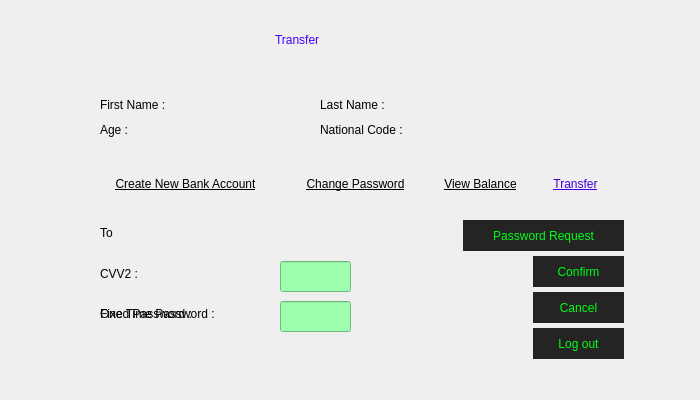
<?xml version="1.0" encoding="UTF-8"?>
<ui version="4.0">
 <class>ConfirmTransfer</class>
 <widget class="QWidget" name="ConfirmTransfer">
  <property name="geometry">
   <rect>
    <x>0</x>
    <y>0</y>
    <width>700</width>
    <height>400</height>
   </rect>
  </property>
  <property name="windowTitle">
   <string>Form</string>
  </property>
  <property name="styleSheet">
   <string notr="true">QPushButton {
    background-color: transparent;
    border: none;
}</string>
  </property>
  <widget class="QLabel" name="background">
   <property name="geometry">
    <rect>
     <x>0</x>
     <y>0</y>
     <width>700</width>
     <height>400</height>
    </rect>
   </property>
   <property name="text">
    <string/>
   </property>
   <property name="pixmap">
    <pixmap resource="Panel.qrc">:/images/panel2.png</pixmap>
   </property>
  </widget>
  <widget class="QLabel" name="toL">
   <property name="geometry">
    <rect>
     <x>100</x>
     <y>223</y>
     <width>31</width>
     <height>20</height>
    </rect>
   </property>
   <property name="styleSheet">
    <string notr="true">color: black;
font: 12pt &quot;Tw Cen MT&quot;;
</string>
   </property>
   <property name="text">
    <string>To</string>
   </property>
  </widget>
  <widget class="QPushButton" name="createNewBankAccountPB">
   <property name="geometry">
    <rect>
     <x>90</x>
     <y>169</y>
     <width>191</width>
     <height>29</height>
    </rect>
   </property>
   <property name="cursor">
    <cursorShape>PointingHandCursor</cursorShape>
   </property>
   <property name="styleSheet">
    <string notr="true">text-decoration: underline;
font: 10pt &quot;MRT_Sozar&quot;;
color: rgb(0, 0, 0);</string>
   </property>
   <property name="text">
    <string>Create New Bank Account</string>
   </property>
  </widget>
  <widget class="QLabel" name="lastNameST_2">
   <property name="geometry">
    <rect>
     <x>240</x>
     <y>223</y>
     <width>161</width>
     <height>20</height>
    </rect>
   </property>
   <property name="styleSheet">
    <string notr="true">color: rgb(67, 67, 67);</string>
   </property>
   <property name="text">
    <string/>
   </property>
  </widget>
  <widget class="QLabel" name="ageST">
   <property name="geometry">
    <rect>
     <x>150</x>
     <y>120</y>
     <width>51</width>
     <height>20</height>
    </rect>
   </property>
   <property name="styleSheet">
    <string notr="true">color: rgb(67, 67, 67);</string>
   </property>
   <property name="text">
    <string/>
   </property>
  </widget>
  <widget class="QPushButton" name="logoutPB">
   <property name="geometry">
    <rect>
     <x>533</x>
     <y>328</y>
     <width>91</width>
     <height>31</height>
    </rect>
   </property>
   <property name="cursor">
    <cursorShape>PointingHandCursor</cursorShape>
   </property>
   <property name="styleSheet">
    <string notr="true">color: rgb(0, 255, 21);
background-color: rgb(36, 36, 36);
font: 9pt &quot;MRT_Sozar&quot;;</string>
   </property>
   <property name="text">
    <string>Log out</string>
   </property>
   <property name="autoDefault">
    <bool>false</bool>
   </property>
   <property name="default">
    <bool>true</bool>
   </property>
   <property name="flat">
    <bool>false</bool>
   </property>
  </widget>
  <widget class="QLabel" name="lastNameL">
   <property name="geometry">
    <rect>
     <x>320</x>
     <y>79</y>
     <width>101</width>
     <height>51</height>
    </rect>
   </property>
   <property name="styleSheet">
    <string notr="true">color: black;
font: 12pt &quot;Tw Cen MT&quot;;
</string>
   </property>
   <property name="text">
    <string>Last Name :</string>
   </property>
  </widget>
  <widget class="QPushButton" name="confirmPB">
   <property name="geometry">
    <rect>
     <x>533</x>
     <y>256</y>
     <width>91</width>
     <height>31</height>
    </rect>
   </property>
   <property name="cursor">
    <cursorShape>PointingHandCursor</cursorShape>
   </property>
   <property name="styleSheet">
    <string notr="true">color: rgb(0, 255, 21);
background-color: rgb(36, 36, 36);
font: 9pt &quot;MRT_Sozar&quot;;</string>
   </property>
   <property name="text">
    <string>Confirm</string>
   </property>
   <property name="autoDefault">
    <bool>false</bool>
   </property>
   <property name="default">
    <bool>true</bool>
   </property>
   <property name="flat">
    <bool>false</bool>
   </property>
  </widget>
  <widget class="QPushButton" name="viewBalancePB">
   <property name="geometry">
    <rect>
     <x>430</x>
     <y>169</y>
     <width>101</width>
     <height>29</height>
    </rect>
   </property>
   <property name="cursor">
    <cursorShape>PointingHandCursor</cursorShape>
   </property>
   <property name="styleSheet">
    <string notr="true">text-decoration: underline;
color: rgb(0, 0, 0);
font: 10pt &quot;MRT_Sozar&quot;;
</string>
   </property>
   <property name="text">
    <string>View Balance</string>
   </property>
  </widget>
  <widget class="QLabel" name="firstNameST_2">
   <property name="geometry">
    <rect>
     <x>140</x>
     <y>223</y>
     <width>91</width>
     <height>20</height>
    </rect>
   </property>
   <property name="styleSheet">
    <string notr="true">color: rgb(67, 67, 67);</string>
   </property>
   <property name="text">
    <string/>
   </property>
  </widget>
  <widget class="QLabel" name="firstNameL">
   <property name="geometry">
    <rect>
     <x>100</x>
     <y>79</y>
     <width>101</width>
     <height>51</height>
    </rect>
   </property>
   <property name="styleSheet">
    <string notr="true">color: black;
font: 12pt &quot;Tw Cen MT&quot;;
</string>
   </property>
   <property name="text">
    <string>First Name :</string>
   </property>
  </widget>
  <widget class="QPushButton" name="changePasswordPB">
   <property name="geometry">
    <rect>
     <x>290</x>
     <y>169</y>
     <width>131</width>
     <height>29</height>
    </rect>
   </property>
   <property name="cursor">
    <cursorShape>PointingHandCursor</cursorShape>
   </property>
   <property name="styleSheet">
    <string notr="true">text-decoration: underline;
color: rgb(0, 0, 0);
font: 10pt &quot;MRT_Sozar&quot;;
</string>
   </property>
   <property name="text">
    <string>Change Password</string>
   </property>
  </widget>
  <widget class="QLabel" name="firstNameST">
   <property name="geometry">
    <rect>
     <x>210</x>
     <y>95</y>
     <width>91</width>
     <height>20</height>
    </rect>
   </property>
   <property name="styleSheet">
    <string notr="true">color: rgb(67, 67, 67);</string>
   </property>
   <property name="text">
    <string/>
   </property>
  </widget>
  <widget class="QLabel" name="ageL">
   <property name="geometry">
    <rect>
     <x>100</x>
     <y>114</y>
     <width>41</width>
     <height>31</height>
    </rect>
   </property>
   <property name="styleSheet">
    <string notr="true">color: black;
font: 10pt &quot;Tw Cen MT&quot;;
</string>
   </property>
   <property name="text">
    <string>Age :</string>
   </property>
  </widget>
  <widget class="QLabel" name="nationalCodeST">
   <property name="geometry">
    <rect>
     <x>440</x>
     <y>120</y>
     <width>161</width>
     <height>20</height>
    </rect>
   </property>
   <property name="styleSheet">
    <string notr="true">color: rgb(67, 67, 67);</string>
   </property>
   <property name="text">
    <string/>
   </property>
  </widget>
  <widget class="QLabel" name="lastNameST">
   <property name="geometry">
    <rect>
     <x>430</x>
     <y>95</y>
     <width>161</width>
     <height>20</height>
    </rect>
   </property>
   <property name="styleSheet">
    <string notr="true">color: rgb(67, 67, 67);</string>
   </property>
   <property name="text">
    <string/>
   </property>
  </widget>
  <widget class="QLabel" name="nationalCodeL">
   <property name="geometry">
    <rect>
     <x>320</x>
     <y>114</y>
     <width>111</width>
     <height>31</height>
    </rect>
   </property>
   <property name="styleSheet">
    <string notr="true">color: black;
font: 10pt &quot;Tw Cen MT&quot;;
</string>
   </property>
   <property name="text">
    <string>National Code :</string>
   </property>
  </widget>
  <widget class="QPushButton" name="transferPB">
   <property name="geometry">
    <rect>
     <x>540</x>
     <y>169</y>
     <width>71</width>
     <height>29</height>
    </rect>
   </property>
   <property name="cursor">
    <cursorShape>PointingHandCursor</cursorShape>
   </property>
   <property name="styleSheet">
    <string notr="true">text-decoration: underline;
color: rgb(64, 0, 225);
font: 10pt &quot;MRT_Sozar&quot;;
</string>
   </property>
   <property name="text">
    <string>Transfer</string>
   </property>
  </widget>
  <widget class="QLabel" name="cvv2L">
   <property name="geometry">
    <rect>
     <x>100</x>
     <y>253</y>
     <width>71</width>
     <height>41</height>
    </rect>
   </property>
   <property name="styleSheet">
    <string notr="true">color: black;
font: 12pt &quot;Tw Cen MT&quot;;
</string>
   </property>
   <property name="text">
    <string>CVV2 : </string>
   </property>
  </widget>
  <widget class="QLineEdit" name="cvv2LE">
   <property name="geometry">
    <rect>
     <x>280</x>
     <y>261</y>
     <width>71</width>
     <height>31</height>
    </rect>
   </property>
   <property name="styleSheet">
    <string notr="true">background-color: rgb(158, 255, 174);
color: rgb(0, 0, 0);
</string>
   </property>
   <property name="text">
    <string/>
   </property>
  </widget>
  <widget class="QLabel" name="fixedPasswordL">
   <property name="geometry">
    <rect>
     <x>100</x>
     <y>293</y>
     <width>151</width>
     <height>41</height>
    </rect>
   </property>
   <property name="styleSheet">
    <string notr="true">color: black;
font: 12pt &quot;Tw Cen MT&quot;;
</string>
   </property>
   <property name="text">
    <string>Fixed Password :</string>
   </property>
  </widget>
  <widget class="QLineEdit" name="fixedPasswordLE">
   <property name="geometry">
    <rect>
     <x>280</x>
     <y>301</y>
     <width>71</width>
     <height>31</height>
    </rect>
   </property>
   <property name="styleSheet">
    <string notr="true">background-color: rgb(158, 255, 174);
color: rgb(0, 0, 0);
</string>
   </property>
   <property name="text">
    <string/>
   </property>
  </widget>
  <widget class="QLabel" name="oneTimePasswordL">
   <property name="geometry">
    <rect>
     <x>100</x>
     <y>288</y>
     <width>181</width>
     <height>51</height>
    </rect>
   </property>
   <property name="styleSheet">
    <string notr="true">color: black;
font: 12pt &quot;Tw Cen MT&quot;;
</string>
   </property>
   <property name="text">
    <string>One Time Password :</string>
   </property>
  </widget>
  <widget class="QLabel" name="oneTimePasswordST">
   <property name="geometry">
    <rect>
     <x>280</x>
     <y>304</y>
     <width>61</width>
     <height>21</height>
    </rect>
   </property>
   <property name="styleSheet">
    <string notr="true">color: rgb(67, 67, 67);</string>
   </property>
   <property name="text">
    <string/>
   </property>
  </widget>
  <widget class="QPushButton" name="PasswordReqPB">
   <property name="geometry">
    <rect>
     <x>463</x>
     <y>220</y>
     <width>161</width>
     <height>31</height>
    </rect>
   </property>
   <property name="cursor">
    <cursorShape>PointingHandCursor</cursorShape>
   </property>
   <property name="styleSheet">
    <string notr="true">color: rgb(0, 255, 21);
background-color: rgb(36, 36, 36);
font: 9pt &quot;MRT_Sozar&quot;;</string>
   </property>
   <property name="text">
    <string>Password Request</string>
   </property>
   <property name="autoDefault">
    <bool>false</bool>
   </property>
   <property name="default">
    <bool>true</bool>
   </property>
   <property name="flat">
    <bool>false</bool>
   </property>
  </widget>
  <widget class="QLabel" name="transferL">
   <property name="geometry">
    <rect>
     <x>275</x>
     <y>10</y>
     <width>150</width>
     <height>60</height>
    </rect>
   </property>
   <property name="styleSheet">
    <string notr="true">color: rgb(64, 0, 255);
font: 800 17pt &quot;Rockwell Extra Bold&quot;;
</string>
   </property>
   <property name="text">
    <string>Transfer</string>
   </property>
  </widget>
  <widget class="QPushButton" name="cancelPB">
   <property name="geometry">
    <rect>
     <x>533</x>
     <y>292</y>
     <width>91</width>
     <height>31</height>
    </rect>
   </property>
   <property name="cursor">
    <cursorShape>PointingHandCursor</cursorShape>
   </property>
   <property name="styleSheet">
    <string notr="true">color: rgb(0, 255, 21);
background-color: rgb(36, 36, 36);
font: 9pt &quot;MRT_Sozar&quot;;</string>
   </property>
   <property name="text">
    <string>Cancel</string>
   </property>
   <property name="autoDefault">
    <bool>false</bool>
   </property>
   <property name="default">
    <bool>true</bool>
   </property>
   <property name="flat">
    <bool>false</bool>
   </property>
  </widget>
 </widget>
 <resources>
  <include location="Panel.qrc"/>
 </resources>
 <connections/>
</ui>
